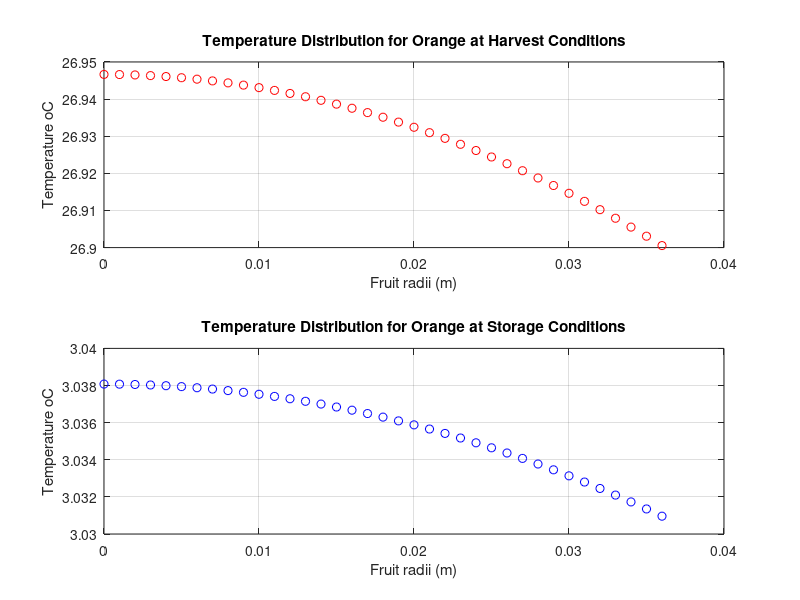

Write the MATLAB code that produced this figure.
%% Biological and Agricultural Engineering Department
% Modeling and Analysis of Physical and Biological Processes: EBS 270
% Homework No. 1 - Due Date: April 26, 2019
% Student: Guilherme De Moura Araujo
%%
close all; clear all; clc;

%% Problem 1 a
%Performed in hand notes. Summary: Both unit check and limit check
%converged.
%% Problem 1 b
%Constants of the problem
T_Harvest = 26.7; % Ambiente Temperature at Harvest, (oC)
T_Storage = 3; % Storage temperature (oC)
rho = 998; % Density of orange (km/m3)
cp = 3900; % Specific heat of orange (J/kg/oC)
a = 0.036; % Radius of fruit (m)
a0 = 4.71;
a1 = 3.55;
%A = a0 + a1*T; % Heat production due to respiration (J/(s-m3))
k = 0.47; % Thermal Conductivity of the fruit (W/m/oC)
h = 6; % Convective heat transfer coefficient at the fruit surface (W/m2/oC)
w = sqrt(a1/k);
he = h-k/a;
dr = 0.001; %Random value adopted by student
%--------------------------------------------------------------------------
% Harvesting condiions
T_Inf = T_Harvest;
alpha = -(a0 + a1*T_Inf)/a1;
A = -(alpha*(k+he*a))/(he*sin(w*a)+k*w*cos(w*a));
j = 1;
for r=0:dr:a
    if r == 0
      T_H(j) = A*w-((a0+a1*T_Inf)/a1)+T_Inf;
    else
    u_H(j) = A*sin(w*r)+alpha*r;
    T_H(j) = u_H(j)/r+T_Inf;
    end
    j = j+1;
end
%--------------------------------------------------------------------------
% Storage conditions
T_Inf = T_Storage;
alpha = -(a0 + a1*T_Inf)/a1;
A = (-alpha*(k+he*a))/(he*sin(w*a)+k*w*cos(w*a));
j = 1;
for r=0:dr:a
    if r == 0
      T_S(j) = A*w-((a0+a1*T_Inf)/a1)+T_Inf;
    else
    u_S(j) = A*sin(w*r)+alpha*r;
    T_S(j) = u_S(j)/r+T_Inf;
    end
    j = j+1;
end
%-------------------------------------------------------------------------
%PLOTS
g = 0:dr:a;
subplot(2,1,1)
plot(g,T_H,'ro');
title('Temperature Distribution for Orange at Harvest Conditions');
xlabel('Fruit radii (m)');ylabel('Temperature oC');
grid
subplot(2,1,2)
plot(g,T_S,'bo');
title('Temperature Distribution for Orange at Storage Conditions');
xlabel('Fruit radii (m)');ylabel('Temperature oC');
grid
%% Problem 1 c
%The heat that needs to be removed is the heat generated by respiration of
%the fruit. However, the total heat is the same heat that scapes the fruit
%through its surface (convection heat transfer). Therefore we can apply the
%following equation:
%Q [J/s] = h [W/m2-oC] * Area [m2] * dT [oC]; Where dT is the actual
%temperature of the fruit minus the storage temperature.
T_Inf = T_Storage;
area = 4*pi*a^2;
r = a;
u = A*sin(w*r)+alpha*r;
T = u/r+T_Inf;
Q = h*area*(T-T_Inf);
fprintf('Heat required to be removed: Q = %.5f J/s\n',Q);
%% Problem 1 d
%The heat that needs to be removed is the heat required to take the fruit
%outer temperature from 26.7 to 3 oC. Therefore we can apply the following
%equation:
%Q [J] = m [kg] * Cp [J/kg-oC] * dT [oC]; m = rho * volume
%For a sphere: dV = area*dr
%The integral and final results are in the hand notes.
%% Problem 1e
%We can calculate the rate of heat per mass, since we know both the fruit
%density (rho) and volume (4/3*pi*a^3), therefore we estimate the amount of
%heat for 600*500 kg of fruits. As good engineers we must ALWAYS design
%facilities, machines, equipment, etc. with a certain margin of error.
%Let's say, 10%. So the calculus is as following:
%Part c: 600*500*4/3*pi*(0.036)^3*998*-0.003*1.1 = -228.97 W
%Part d: 600*500*4/3*pi*(0.036)^3*998*54000*1.1 = 3.50 GW
%% Problem 1f
%The main limitation is that we're not considering other sources of heat
%transfer, such as radiation. In addition, there will be fruits touching
%each other, which adds more complexibility to the problem.